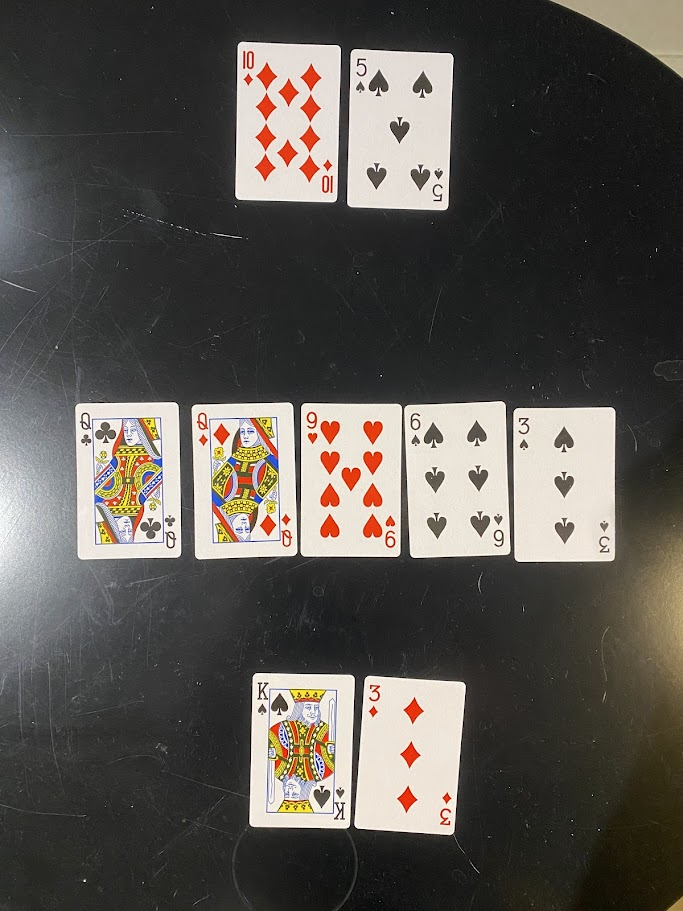
#> input picture backend/poker_image.jpg, 683 x 911 px
$ python -i image_enhancer.py   (imports and definitions only)
#> lines starting #> are read from the running program, lines starting #| are printed output that depends on the picture; after the words box and inside, x2 and y2 are one past the last pixel; in counts of white or black regions, pixels touching at a corner belong together
"""
Image Enhancement Pipeline for Poker Card Detection

This module provides specialized image preprocessing for poker card detection,
addressing common issues like poor lighting, blurry cards, and low contrast.
"""

import logging
import cv2
import numpy as np
from PIL import Image
from typing import Union, Tuple

logger = logging.getLogger(__name__)


class PokerImageEnhancer:
    """
    Specialized image enhancement for poker card detection

    Addresses common poker image issues:
    - Poor lighting on poker tables
    - Blurry card details
    - Low contrast between cards and table
    - Shadows and reflections
    """

    def __init__(self):
        """Initialize the image enhancer"""
        self.clahe = cv2.createCLAHE(clipLimit=3.0, tileGridSize=(8, 8))
        self.sharpening_kernel = np.array([[-1, -1, -1],
                                          [-1, 9, -1],
                                          [-1, -1, -1]])

    def enhance_for_poker_detection(self, image: Union[np.ndarray, Image.Image]) -> np.ndarray:
        """
        Apply comprehensive enhancement pipeline for poker card detection
        Includes domain-specific fixes for poker table images vs training data

        Args:
            image: Input image (PIL Image or numpy array)

        Returns:
            Enhanced image as numpy array (BGR format for YOLO)
        """
        # Convert to OpenCV format if needed
        if isinstance(image, Image.Image):
            img_cv = cv2.cvtColor(np.array(image), cv2.COLOR_RGB2BGR)
        elif len(image.shape) == 3 and image.shape[2] == 3:
            # Assume RGB numpy array
            img_cv = cv2.cvtColor(image, cv2.COLOR_RGB2BGR)
#> img_cv is the input picture: shape (911, 683, 3); mean B, G, R 80.2, 85.4, 89.5
        else:
            img_cv = image.copy()

        # Apply Claude Opus's domain-specific enhancement pipeline
        enhanced = self._apply_green_felt_correction(img_cv)      # Fix green background bias
        enhanced = self._apply_suit_color_normalization(enhanced)  # Improve suit recognition
        enhanced = self._apply_contrast_enhancement(enhanced)       # Original contrast fix
        enhanced = self._apply_card_edge_enhancement(enhanced)      # Better card boundaries
        enhanced = self._apply_lighting_normalization(enhanced)     # Consistent lighting
        enhanced = self._apply_sharpening(enhanced)                # Original sharpening
        enhanced = self._apply_noise_reduction(enhanced)           # Original noise reduction

        return enhanced

    def _apply_green_felt_correction(self, image: np.ndarray) -> np.ndarray:
        """
        Correct green felt background bias that affects suit color recognition
        Addresses the domain gap between training data (clean backgrounds) and poker tables
        """
        try:
            # Convert to HSV to work with hue/saturation
            hsv = cv2.cvtColor(image, cv2.COLOR_BGR2HSV)
#> hsv: shape (911, 683, 3); mean H, S, V 33.3, 25.8, 90.6

            # Create mask for green regions (poker table felt)
            # Green hue range in HSV: approximately 40-80 degrees
            green_lower = np.array([35, 40, 40])
            green_upper = np.array([85, 255, 255])
            green_mask = cv2.inRange(hsv, green_lower, green_upper)
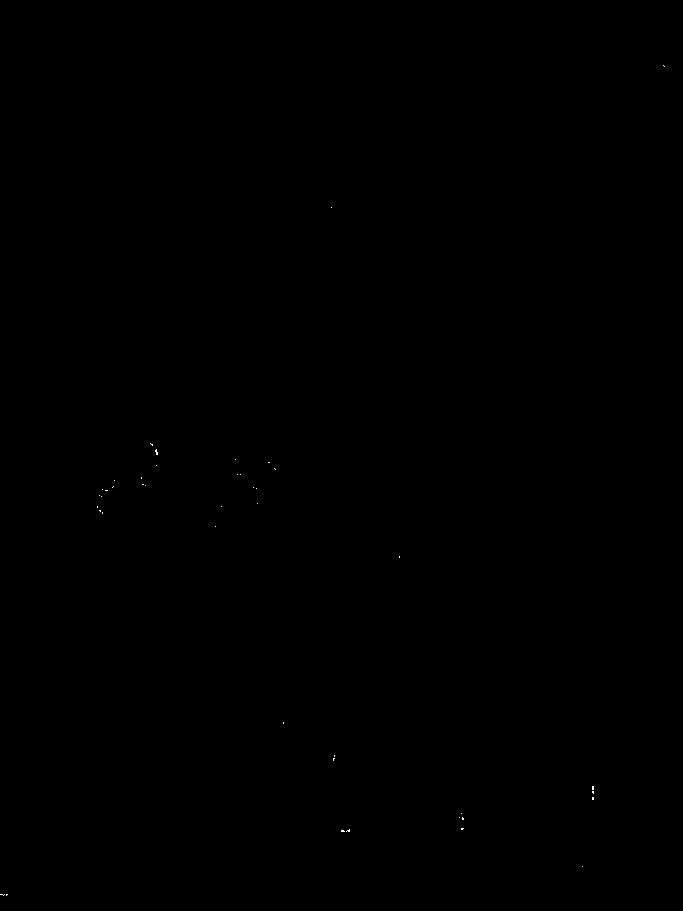
#> green_mask: shape (911, 683); 0.02% white in thin lines or dots, all inside (x1, y1, x2, y2) = (0, 65, 665, 896)

            # Reduce green saturation to minimize color cast on cards
            hsv[:, :, 1] = np.where(green_mask > 0,
                                   hsv[:, :, 1] * 0.7,  # Reduce green saturation
                                   hsv[:, :, 1])
#> hsv: shape (911, 683, 3); mean H, S, V 33.3, 25.8, 90.6

            # Convert back to BGR
            corrected = cv2.cvtColor(hsv, cv2.COLOR_HSV2BGR)

            logger.debug("Applied green felt correction")
            return corrected

        except Exception as e:
            logger.warning(f"Green felt correction failed: {e}")
            return image

    def _apply_suit_color_normalization(self, image: np.ndarray) -> np.ndarray:
        """
        Normalize suit colors to improve red/black discrimination
        Critical for fixing 4h→4s, Ad→Ah type confusion
        """
        try:
            # Convert to LAB color space for better color manipulation
            lab = cv2.cvtColor(image, cv2.COLOR_BGR2LAB)
#> lab: shape (911, 683, 3); mean of channels 0, 1, 2 88.4, 128.7, 131.6

            # Enhance A and B channels (color information) while preserving lightness
            lab[:, :, 1] = cv2.convertScaleAbs(lab[:, :, 1], alpha=1.2, beta=0)  # Green-Red
#> lab: shape (911, 683, 3); mean of channels 0, 1, 2 88.4, 154.6, 131.6
            lab[:, :, 2] = cv2.convertScaleAbs(lab[:, :, 2], alpha=1.2, beta=0)  # Blue-Yellow
#> lab: shape (911, 683, 3); mean of channels 0, 1, 2 88.4, 154.6, 158.1

            # Convert back to BGR
            enhanced = cv2.cvtColor(lab, cv2.COLOR_LAB2BGR)

            # Additional red/black separation enhancement
            hsv = cv2.cvtColor(enhanced, cv2.COLOR_BGR2HSV)
#> hsv: shape (911, 683, 3); mean H, S, V 9, 206, 125

            # Boost saturation for red cards (hearts/diamonds)
            red_lower = np.array([0, 50, 50])
            red_upper1 = np.array([10, 255, 255])
            red_upper2 = np.array([170, 255, 255])
            red_mask1 = cv2.inRange(hsv, red_lower, red_upper1)
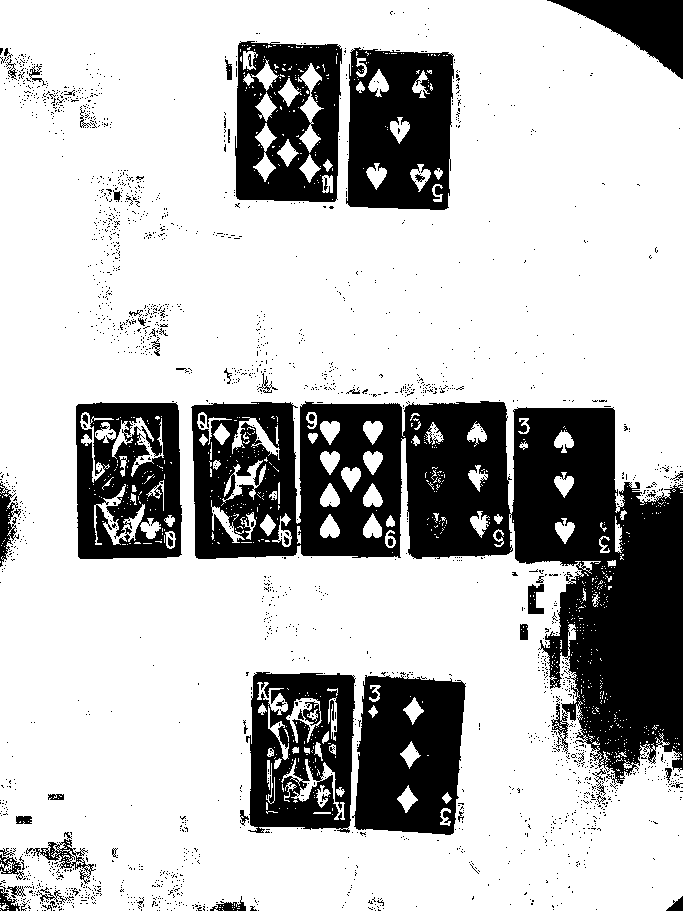
#> red_mask1: shape (911, 683); 74.4% white; 2163 black regions (2100 under 20 px), largest, box (x1, y1, x2, y2) and area: (191, 401, 683, 785) 79624, (352, 674, 466, 835) 14315, (346, 47, 454, 210) 14091
            red_mask2 = cv2.inRange(hsv, np.array([170, 50, 50]), red_upper2)
#> red_mask2: shape (911, 683); 0.01% white in thin lines or dots, all inside (x1, y1, x2, y2) = (95, 418, 324, 776)
            red_mask = cv2.bitwise_or(red_mask1, red_mask2)
#> red_mask: shape (911, 683); 74.4% white; 2163 black regions (2100 under 20 px), largest, box (x1, y1, x2, y2) and area: (191, 401, 683, 785) 79590, (352, 674, 466, 835) 14315, (346, 47, 454, 210) 14091

            # Enhance red card visibility
            hsv[:, :, 1] = np.where(red_mask > 0,
                                   np.clip(hsv[:, :, 1] * 1.3, 0, 255).astype(np.uint8),
                                   hsv[:, :, 1])
#> hsv: shape (911, 683, 3); mean H, S, V 9, 215.9, 125

            enhanced = cv2.cvtColor(hsv, cv2.COLOR_HSV2BGR)
#> in _apply_contrast_enhancement, `lab = cv2.cvtColor(image, cv2.COLOR_BGR2LAB)`: lab: shape (911, 683, 3); mean of channels 0, 1, 2 84.8, 153.5, 154.6
#> in _apply_contrast_enhancement, `lab[:, :, 0] = self.clahe.apply(lab[:, :, 0])`: lab: shape (911, 683, 3); mean of channels 0, 1, 2 95.2, 153.5, 154.6

            logger.debug("Applied suit color normalization")
            return enhanced

        except Exception as e:
            logger.warning(f"Suit color normalization failed: {e}")
            return image

    def _apply_card_edge_enhancement(self, image: np.ndarray) -> np.ndarray:
        """
        Enhance card edges and boundaries for better detection
        Helps with angled cards and overlapping detection
        """
        try:
            # Create edge-enhanced version
            gray = cv2.cvtColor(image, cv2.COLOR_BGR2GRAY)

            # Use Canny edge detection
            edges = cv2.Canny(gray, 50, 150)
#> edges: shape (911, 683); 11.9% white in thin lines or dots

            # Dilate edges slightly
            kernel = np.ones((2, 2), np.uint8)
            edges = cv2.dilate(edges, kernel, iterations=1)
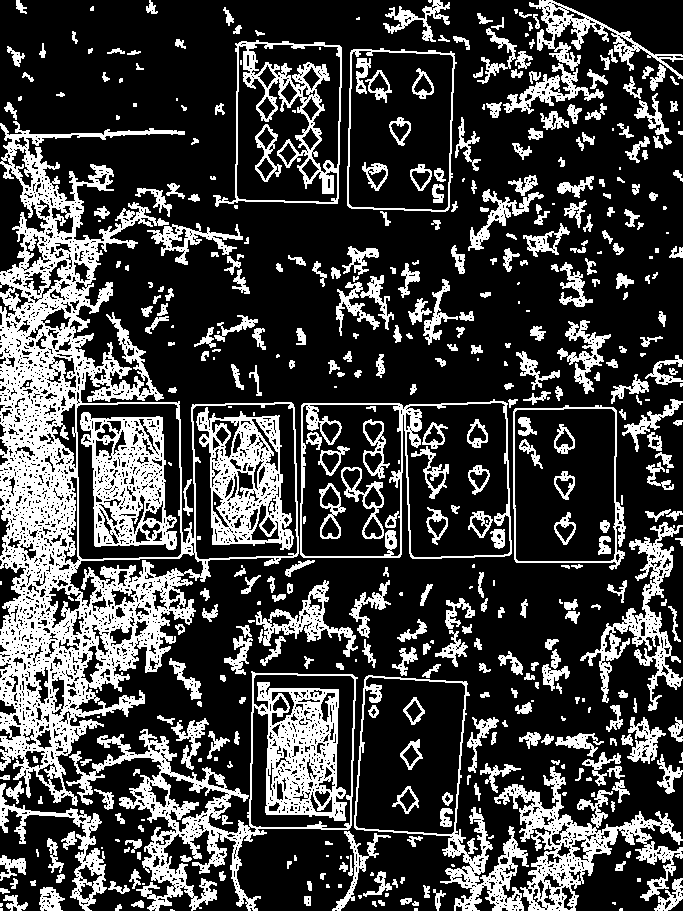
#> edges: shape (911, 683); 26.6% white; 468 white regions (96 under 20 px), largest, box (x1, y1, x2, y2) and area: (0, 121, 299, 806) 48900, (66, 671, 358, 911) 16581, (494, 766, 683, 911) 7543

            # Convert edges back to 3-channel
            edges_bgr = cv2.cvtColor(edges, cv2.COLOR_GRAY2BGR)

            # Blend with original (subtle enhancement)
            enhanced = cv2.addWeighted(image, 0.85, edges_bgr, 0.15, 0)

            logger.debug("Applied card edge enhancement")
            return enhanced

        except Exception as e:
            logger.warning(f"Card edge enhancement failed: {e}")
            return image

    def _apply_lighting_normalization(self, image: np.ndarray) -> np.ndarray:
        """
        Normalize lighting to match training data conditions
        Addresses uneven poker table lighting
        """
        try:
            # Convert to YUV color space
            yuv = cv2.cvtColor(image, cv2.COLOR_BGR2YUV)
#> yuv: shape (911, 683, 3); mean of channels 0, 1, 2 84.9, 111.4, 163.4

            # Apply histogram equalization to Y channel (luminance)
            yuv[:, :, 0] = cv2.equalizeHist(yuv[:, :, 0])
#> yuv: shape (911, 683, 3); mean of channels 0, 1, 2 128.5, 111.4, 163.4

            # Convert back to BGR
            normalized = cv2.cvtColor(yuv, cv2.COLOR_YUV2BGR)
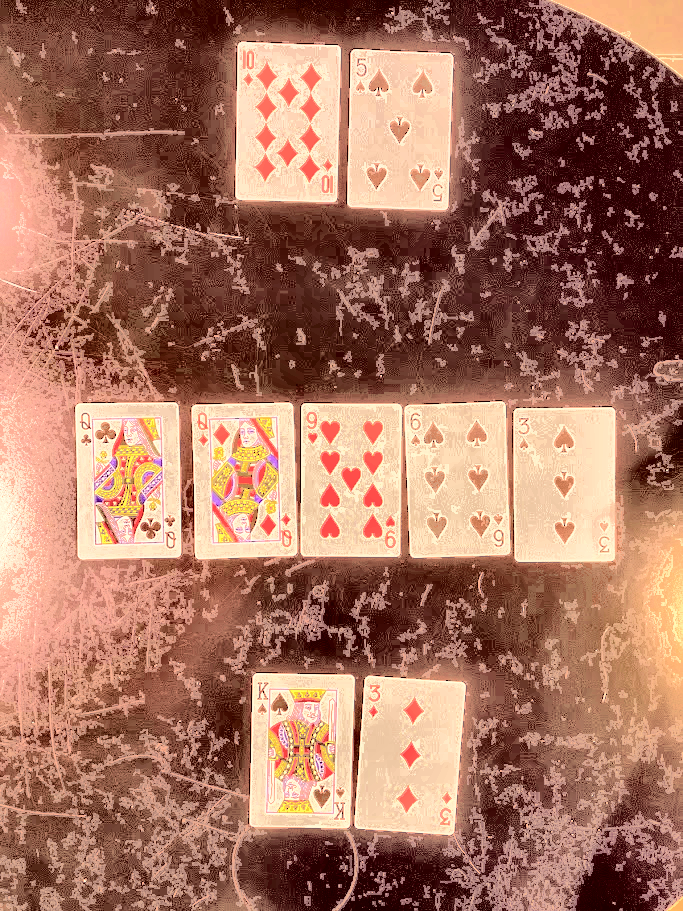
#> normalized: shape (911, 683, 3); mean B, G, R 95.2, 114.9, 166

            # Blend with original to avoid over-processing
            enhanced = cv2.addWeighted(image, 0.6, normalized, 0.4, 0)

            logger.debug("Applied lighting normalization")
            return enhanced

        except Exception as e:
            logger.warning(f"Lighting normalization failed: {e}")
            return image

    def _apply_contrast_enhancement(self, image: np.ndarray) -> np.ndarray:
        """
        Enhance contrast using CLAHE (Contrast Limited Adaptive Histogram Equalization)
        Particularly effective for poker tables with uneven lighting
        """
        try:
            # Convert to LAB color space
            lab = cv2.cvtColor(image, cv2.COLOR_BGR2LAB)

            # Apply CLAHE to L channel
            lab[:, :, 0] = self.clahe.apply(lab[:, :, 0])

            # Convert back to BGR
            enhanced = cv2.cvtColor(lab, cv2.COLOR_LAB2BGR)

            logger.debug("Applied CLAHE contrast enhancement")
            return enhanced

        except Exception as e:
            logger.warning(f"Contrast enhancement failed: {e}")
            return image

    def _apply_sharpening(self, image: np.ndarray) -> np.ndarray:
        """
        Apply sharpening filter to enhance card details
        Helps with slightly blurry cards from phone cameras
        """
        try:
            sharpened = cv2.filter2D(image, -1, self.sharpening_kernel)
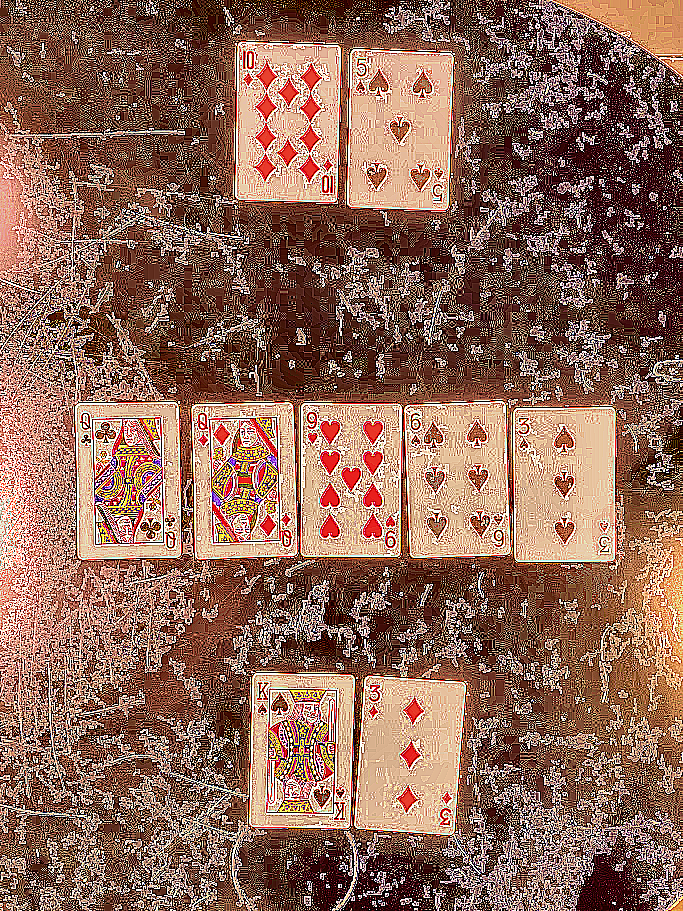
#> sharpened: shape (911, 683, 3); mean B, G, R 87.8, 103.5, 141.2

            # Blend with original to avoid over-sharpening
            enhanced = cv2.addWeighted(image, 0.6, sharpened, 0.4, 0)
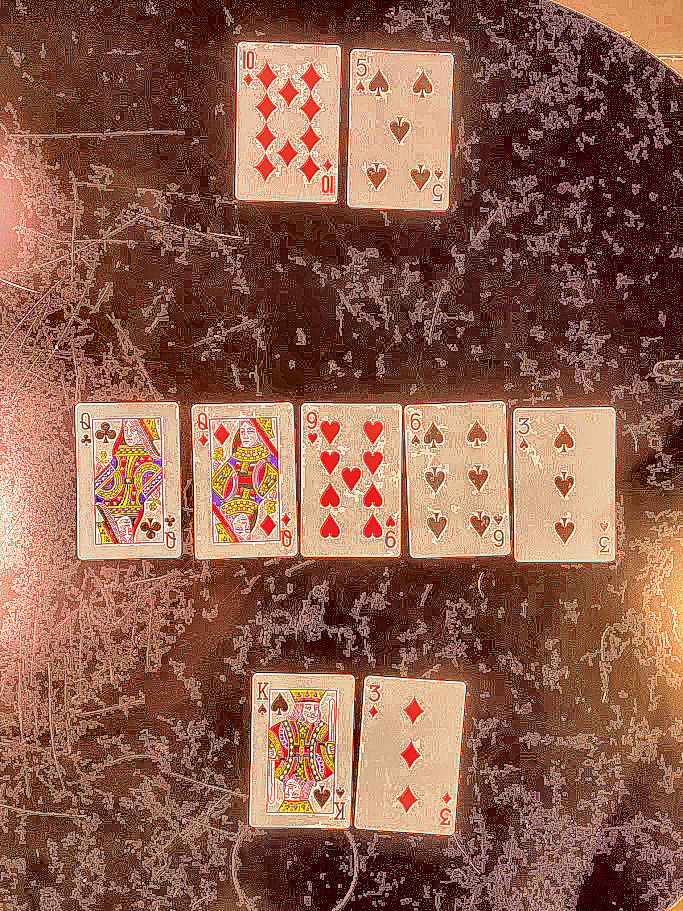
#> enhanced: shape (911, 683, 3); mean B, G, R 76.3, 94.5, 141.4

            logger.debug("Applied sharpening filter")
            return enhanced

        except Exception as e:
            logger.warning(f"Sharpening failed: {e}")
            return image

    def _apply_noise_reduction(self, image: np.ndarray) -> np.ndarray:
        """
        Apply gentle noise reduction while preserving card details
        """
        try:
            # Use bilateral filter to reduce noise while preserving edges
            denoised = cv2.bilateralFilter(image, 9, 75, 75)

            logger.debug("Applied noise reduction")
            return denoised

        except Exception as e:
            logger.warning(f"Noise reduction failed: {e}")
            return image

    # [72 lines left out: functions _apply_brightness_correction, preprocess_for_yolo, not called in this run]

    def test_enhancement_pipeline(self, image: Union[np.ndarray, Image.Image]) -> dict:
        """
        Test the enhancement pipeline and return before/after statistics

        Args:
            image: Input image

        Returns:
            Dictionary with enhancement statistics
        """
        # Convert to cv2 format
        if isinstance(image, Image.Image):
            original_cv = cv2.cvtColor(np.array(image), cv2.COLOR_RGB2BGR)
        else:
            original_cv = image.copy()

        # Apply enhancement
        enhanced = self.enhance_for_poker_detection(original_cv)

        # Calculate statistics
        original_gray = cv2.cvtColor(original_cv, cv2.COLOR_BGR2GRAY)
        enhanced_gray = cv2.cvtColor(enhanced, cv2.COLOR_BGR2GRAY)
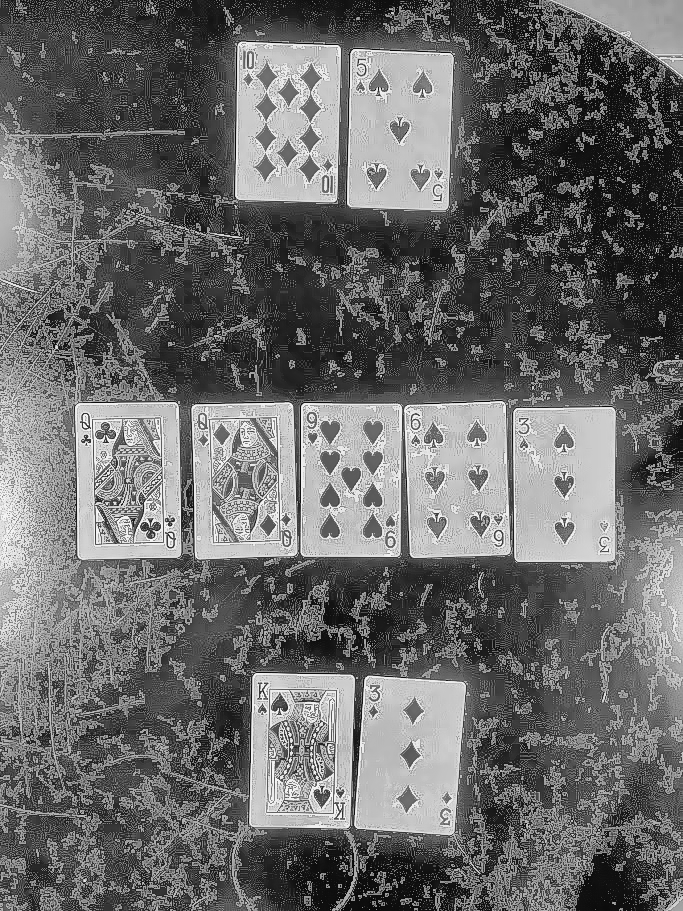
#> enhanced_gray: shape (911, 683); min 6, max 249, mean 106.1

        stats = {
            'original_brightness': float(np.mean(original_gray)),
            'enhanced_brightness': float(np.mean(enhanced_gray)),
            'original_contrast': float(np.std(original_gray)),
            'enhanced_contrast': float(np.std(enhanced_gray)),
            'brightness_improvement': float(np.mean(enhanced_gray) - np.mean(original_gray)),
            'contrast_improvement': float(np.std(enhanced_gray) - np.std(original_gray))
        }
#> stats = {'original_brightness': 84.2, 'enhanced_brightness': 106.1, 'original_contrast': 74.14, 'enhanced_contrast': 66.63, 'brightness_improvement': 21.94, 'contrast_improvement': -7.51}

        return stats


# [8 lines left out: function create_poker_enhancer, not called in this run]

>>> import cv2
>>> picture = cv2.cvtColor(cv2.imread('../poker_image.jpg'), cv2.COLOR_BGR2RGB)
>>> result = PokerImageEnhancer().test_enhancement_pipeline(picture)
#> result has the same summary as stats in test_enhancement_pipeline
